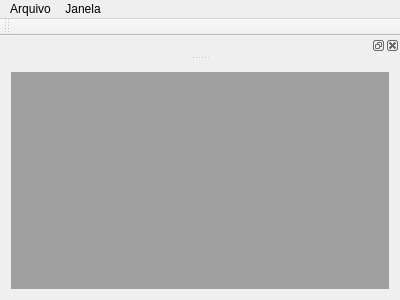
<?xml version="1.0" encoding="UTF-8"?>
<ui version="4.0">
 <class>MainWindow</class>
 <widget class="QMainWindow" name="MainWindow">
  <property name="geometry">
   <rect>
    <x>0</x>
    <y>0</y>
    <width>400</width>
    <height>300</height>
   </rect>
  </property>
  <property name="windowTitle">
   <string>MainWindow</string>
  </property>
  <widget class="QWidget" name="centralWidget">
   <layout class="QVBoxLayout" name="verticalLayout">
    <item>
     <widget class="QMdiArea" name="mdiArea"/>
    </item>
   </layout>
  </widget>
  <widget class="QMenuBar" name="menuBar">
   <property name="geometry">
    <rect>
     <x>0</x>
     <y>0</y>
     <width>400</width>
     <height>20</height>
    </rect>
   </property>
   <widget class="QMenu" name="menuArquivo">
    <property name="title">
     <string>Arquivo</string>
    </property>
    <addaction name="actionNovo_Form1"/>
    <addaction name="actionNovo_WebForm"/>
    <addaction name="separator"/>
    <addaction name="actionSair_2"/>
   </widget>
   <widget class="QMenu" name="menuJanela">
    <property name="title">
     <string>Janela</string>
    </property>
    <addaction name="actionCascata"/>
    <addaction name="actionLado_a_lado"/>
    <addaction name="separator"/>
    <addaction name="actionModo_Janela"/>
    <addaction name="actionModo_Tabbed"/>
   </widget>
   <addaction name="menuArquivo"/>
   <addaction name="menuJanela"/>
  </widget>
  <widget class="QToolBar" name="mainToolBar">
   <attribute name="toolBarArea">
    <enum>TopToolBarArea</enum>
   </attribute>
   <attribute name="toolBarBreak">
    <bool>false</bool>
   </attribute>
  </widget>
  <widget class="QDockWidget" name="dockWidget">
   <attribute name="dockWidgetArea">
    <number>4</number>
   </attribute>
   <widget class="QWidget" name="dockWidgetContents"/>
  </widget>
  <action name="actionNovo_Form1">
   <property name="text">
    <string>Novo Form1</string>
   </property>
  </action>
  <action name="actionNovo_WebForm">
   <property name="text">
    <string>Novo WebForm</string>
   </property>
  </action>
  <action name="action">
   <property name="text">
    <string>--</string>
   </property>
  </action>
  <action name="actionSair_2">
   <property name="text">
    <string>Sair</string>
   </property>
  </action>
  <action name="actionCascata">
   <property name="text">
    <string>Cascata</string>
   </property>
  </action>
  <action name="actionLado_a_lado">
   <property name="text">
    <string>Lado a lado</string>
   </property>
  </action>
  <action name="actionModo_Janela">
   <property name="checkable">
    <bool>true</bool>
   </property>
   <property name="text">
    <string>Modo Janela</string>
   </property>
  </action>
  <action name="actionModo_Tabbed">
   <property name="checkable">
    <bool>true</bool>
   </property>
   <property name="text">
    <string>Modo Tabbed</string>
   </property>
  </action>
 </widget>
 <layoutdefault spacing="6" margin="11"/>
 <resources/>
 <connections>
  <connection>
   <sender>actionLado_a_lado</sender>
   <signal>triggered()</signal>
   <receiver>mdiArea</receiver>
   <slot>tileSubWindows()</slot>
   <hints>
    <hint type="sourcelabel">
     <x>-1</x>
     <y>-1</y>
    </hint>
    <hint type="destinationlabel">
     <x>199</x>
     <y>186</y>
    </hint>
   </hints>
  </connection>
 </connections>
</ui>
